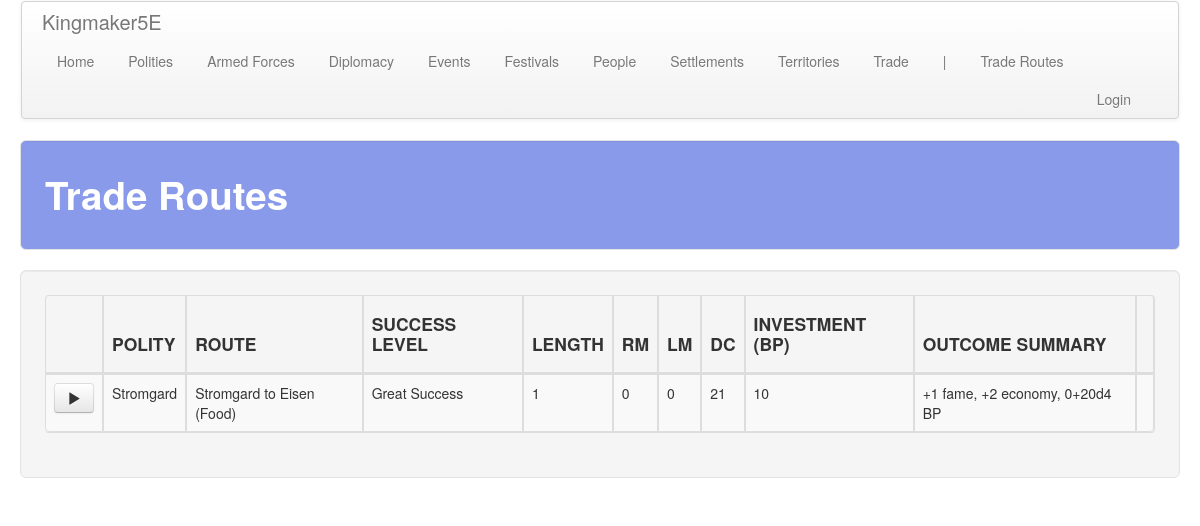
Page /trade/ on the earlier database version.
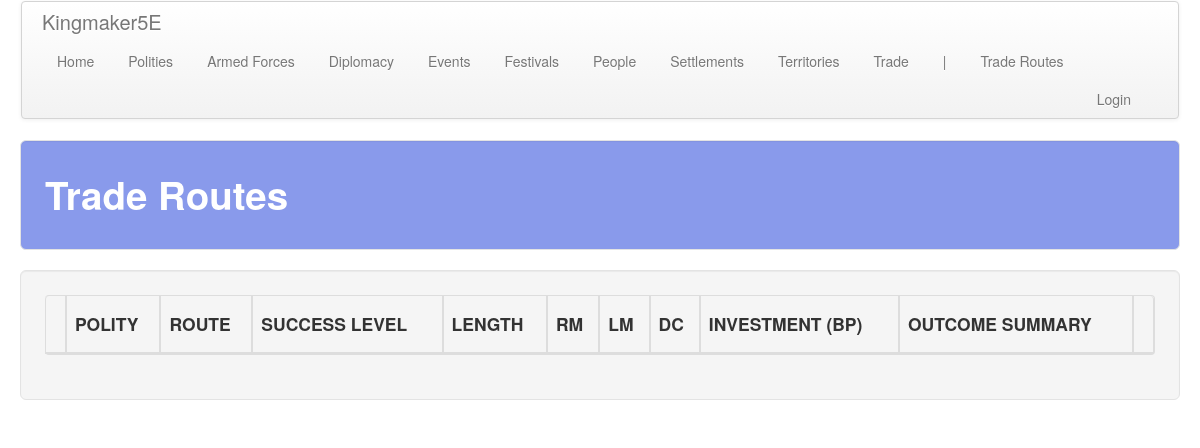
Same page on the later database version.
### trade/models.py (models this page shows, shortened)
class TradeRoute(models.Model):
    polity = models.ForeignKey(
        'polity.Polity', on_delete=models.CASCADE,
        related_name='trade_route', related_query_name='trade_route'
    )
    settlement = models.ForeignKey(
        'settlements.Settlement', on_delete=models.CASCADE,
        related_name='trade_route', related_query_name='trade_route'
    )
    target = models.CharField(max_length=default_max_length)
    type = models.ForeignKey(
        RouteType, on_delete=models.CASCADE,
        related_name='trade_route', related_query_name='trade_route'
    )
    success_level = models.ForeignKey(
        SuccessLevel, on_delete=models.CASCADE, null=True, blank=True,
        related_name='trade_route', related_query_name='trade_route'
    )
    length = models.IntegerField(default=1)
    investment = models.IntegerField(default=5)
    active = models.BooleanField(default=False)
    def get_description(self):
        return "%s to %s (%s)" % (self.settlement.name, self.target, self.type.name)

class SuccessLevel(models.Model):
    name = models.CharField(max_length=default_max_length)
    fam_bonus = models.IntegerField(default=0)
    eco_bonus = models.IntegerField(default=0)
    fame_increment = models.IntegerField(default=0)
    unrest_increment = models.IntegerField(default=0)

### polity/models.py (models this page shows, shortened)
class Polity(models.Model):
    name = models.CharField(max_length=default_max_length)
    government = models.ForeignKey(
        Government, on_delete=models.CASCADE,
        related_name='polity', related_query_name='polity')
    alignment_lc = models.ForeignKey(
        AlignmentLC, on_delete=models.CASCADE,
        related_name='polity', related_query_name='polity')
    alignment_ge = models.ForeignKey(
        AlignmentGE, on_delete=models.CASCADE,
        related_name='polity', related_query_name='polity')
    treasury = models.IntegerField(default=0)
    unrest = models.IntegerField(default=0)
    fame = models.IntegerField(default=0)
    infamy = models.IntegerField(default=0)
    desc = models.TextField(default="", blank=True)
    tax_edict = models.ForeignKey(
        'core.TaxEdict', on_delete=models.CASCADE,
        related_name='polity', related_query_name='polity')
    promotion_edict = models.ForeignKey(
        'core.PromotionEdict', on_delete=models.CASCADE,
        related_name='polity', related_query_name='polity')
    holiday_edict = models.ForeignKey(
        'core.HolidayEdict', on_delete=models.CASCADE,
        related_name='polity', related_query_name='polity')
    recruitment_edict = models.ForeignKey(
        'core.RecruitmentEdict', on_delete=models.CASCADE,
        related_name='polity', related_query_name='polity')
    ruler_attribute_1 = models.ForeignKey(
        Attribute, on_delete=models.CASCADE, null=True, blank=True,
        related_name='polity_ruler_1', related_query_name='polity_ruler_1')
    ruler_attribute_2 = models.ForeignKey(
        Attribute, on_delete=models.CASCADE, null=True, blank=True,
        related_name='polity_ruler_2', related_query_name='polity_ruler_2')
    ruler_attribute_3 = models.ForeignKey(
        Attribute, on_delete=models.CASCADE, null=True, blank=True,
        related_name='polity_ruler_3', related_query_name='polity_ruler_3')
    spymaster_attribute = models.ForeignKey(
        Attribute, on_delete=models.CASCADE, null=True, blank=True,
        related_name='polity_spymaster', related_query_name='polity_spymaster')

### trade/views.py (the view)
# urls.py: path('', views.trade_routes, name='trade_routes'),
def trade_routes(request):
    obj_plural_s = a_plural
    obj_plural = a_plural.replace(' ', '_')
    items = a_obj.objects.order_by('polity__name', 'type')
    for item in items:
        polity = get_polity_details(item.polity.id)['polity']
        get_trade_route_details(item, polity)
    return render(
        request, '%s/%s.html' % (app_name, obj_plural),
        {'title': obj_plural_s.title(), obj_plural: items}
    )

### common/military.py (called while the page is built)
def determine_acr(cr, acr_mod):
    steps = acr_mod
    acr = cr
    while steps != 0:
        if steps > 0 and acr >= 1:
            acr += steps
            break
        elif steps < 0 and ((acr + steps) >= 1):
            acr += steps
            break
        elif steps > 0 and acr < 1:
            steps -= 1
            acr = acr * 2
        elif steps < 0 and ((acr - 1) >= 1):
            steps += 1
            acr -= 1
        elif steps < 0 and acr > 0.125:
            steps += 1
            acr = acr/2
        elif steps == 0:
            break
        else:
            acr = 0
            break
    return acr

### common/polity.py (called while the page is built, shortened)
def apply_diplomacy_modifiers(polity):
    diplomatic_relations = polity.diplomatic_relation.all()
    return {}

def apply_event_modifiers(polity):
    events = polity.event.all()
    return {}

def apply_festival_modifiers(polity):
    festivals = polity.festival.all()
    for festival in festivals:
        polity.law.from_festivals += festival.type.law_bonus
        polity.crime.from_festivals += festival.type.cri_bonus
        polity.society.from_festivals += festival.type.soc_bonus
        polity.stability.from_festivals += festival.type.sta_bonus
    return {}

### trade/templates/trade/trade_routes.html (shortened to what this page needs)
<!DOCTYPE html>
{% extends 'trade/base.html' %}
{% load staticfiles %}
{% block table_header %}
    <th></th>
    <th class="th_ccell"><h4>POLITY</h4></th>
    <th class="th_ccell"><h4>ROUTE</h4></th>
    <th class="th_ccell"><h4>SUCCESS LEVEL</h4></th>
    <th class="th_ccell"><h4>LENGTH</h4></th>
    <th class="th_ccell"><h4>RM</h4></th>
    <th class="th_ccell"><h4>LM</h4></th>
    <th class="th_ccell"><h4>DC</h4></th>
    <th class="th_ccell"><h4>INVESTMENT (BP)</h4></th>
    <th class="th_ccell"><h4>OUTCOME SUMMARY</h4></th>
    <th class="th_ccell"><h4></h4></th>
{% endblock %}
{% block table_body %}
    {% for trade_route in trade_routes %}
        <tr>
            <td style="text-align: center;">
                {% if trade_route.active %}
                    <a class="btn btn-default" href="{% url 'trade:trade_route_deactivate' pk=trade_route.pk %}">
                        <span>
                            <span class="glyphicon glyphicon-stop"></span>
                        </span>
                    </a>
                {% else %}
                    <a class="btn btn-default" href="{% url 'trade:trade_route_activate' pk=trade_route.pk %}">
                        <span>
                            <span class="glyphicon glyphicon-play"></span>
                        </span>
                    </a>
                {% endif %}
            </td>
            <td class="tb_ccell">{{ trade_route.polity.name }}</td>
            <td class="tb_ccell">{{ trade_route.desc }}</td>
            <td class="tb_ccell">
                {% if trade_route.success_level %}
                    {{ trade_route.success_level.name }}
                {% else %}
                    None
                {% endif %}
            </td>
            <td class="tb_ccell">{{ trade_route.length }}</td>
            <td class="tb_ccell">{{ trade_route.route_modifier }}</td>
            <td class="tb_ccell">{{ trade_route.length_modifier }}</td>
            <td class="tb_ccell">{{ trade_route.dc }}</td>
            <td class="tb_ccell">{{ trade_route.investment }}</td>
            <td class="tb_ccell">{{ trade_route.outcome_summary }}</td>
            <td style="text-align: center;">
            </td>
        </tr>
    {% endfor %}
{% endblock %}

Differences in the rows shown:
removed TradeRoute: active False (drawn), polity.name "Stromgard", desc "Stromgard to Eisen (Food)", success_level.name "Great Success", length "1", route_modifier "0", length_modifier "0", dc "21", investment "10", outcome_summary "+1 fame, +2 economy, 0+20d4 BP"
